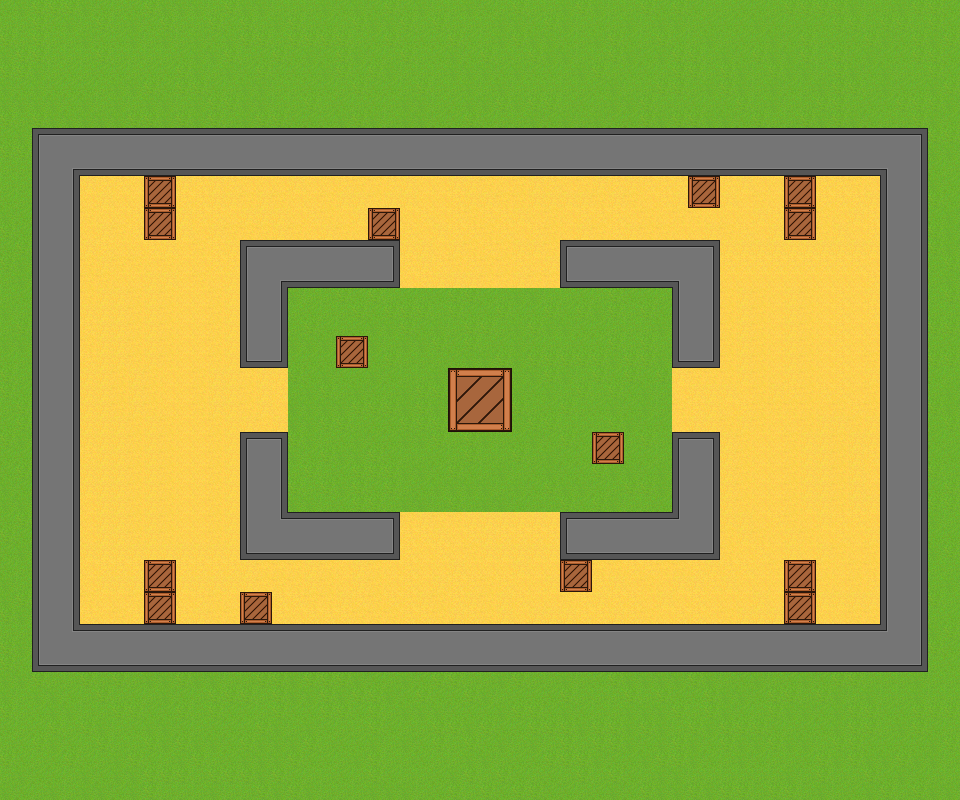

Below is a game level as drawn by its tile map, then a one-line description and the .tmx that defines it (tile-layer data replaced by summaries):
An orthogonal 60x50 tile map with 16x16 px tiles, 2 tile layers (ground, obstacles), 2 tilesets and 43 objects (23x collision_full, 10x weaponspawn, 8x spawn, 2x team).

<map version="1.0" orientation="orthogonal" renderorder="right-down" width="60" height="50" tilewidth="16" tileheight="16" nextobjectid="75">
 <properties>
  <property name="ffa" value="true" />
  <property name="name" value="The Grasspit" />
  <property name="team" value="true" />
 </properties>
 <tileset firstgid="1" name="landscapetextures" tilewidth="16" tileheight="16" tilecount="32" columns="8">
  <image source="sprites/landscapetextures.png" width="128" height="64" />
 </tileset>
 <tileset firstgid="33" name="obstaclesSheet" tilewidth="16" tileheight="16" tilecount="128" columns="16">
  <image source="sprites/obstaclesSheet.png" width="256" height="128" />
 </tileset>
 <layer name="ground" width="60" height="50">
  <data>[3000 cells, 3000 non-empty, 8 distinct tile ids]</data>
 </layer>
 <objectgroup name="spawnzones">
  <object id="25" name="Left_team" type="team" x="112" y="272" width="96" height="256">
   <properties>
    <property name="team_id" value="1" />
   </properties>
  </object>
  <object id="26" name="Right_team" type="team" x="752" y="272" width="96" height="256">
   <properties>
    <property name="team_id" value="2" />
   </properties>
  </object>
 </objectgroup>
 <objectgroup name="spawnpoints">
  <object id="13" name="spawn1" type="spawn" x="304" y="304" width="16" height="16">
   <ellipse />
  </object>
  <object id="14" name="spawn1" type="spawn" x="304" y="480" width="16" height="16">
   <ellipse />
  </object>
  <object id="15" name="spawn1" type="spawn" x="640" y="480" width="16" height="16">
   <ellipse />
  </object>
  <object id="16" name="spawn1" type="spawn" x="640" y="304" width="16" height="16">
   <ellipse />
  </object>
  <object id="21" name="spawn1" type="spawn" x="192" y="576" width="16" height="16">
   <ellipse />
  </object>
  <object id="22" name="spawn1" type="spawn" x="752" y="192" width="16" height="16">
   <ellipse />
  </object>
  <object id="23" name="spawn1" type="spawn" x="832" y="384" width="16" height="16">
   <ellipse />
  </object>
  <object id="24" name="spawn1" type="spawn" x="112" y="400" width="16" height="16">
   <ellipse />
  </object>
 </objectgroup>
 <layer name="obstacles" width="60" height="50">
  <data>[3000 cells, 756 non-empty, 47 distinct tile ids]</data>
 </layer>
 <objectgroup name="collision">
  <object id="29" name="collision" type="collision_full" x="32" y="128" width="896" height="48">
   <properties>
    <property name="collision_level" value="3" />
   </properties>
  </object>
  <object id="32" name="collision" type="collision_full" x="32" y="624" width="896" height="48">
   <properties>
    <property name="collision_level" value="3" />
   </properties>
  </object>
  <object id="33" name="collision" type="collision_full" x="32" y="176" width="48" height="448">
   <properties>
    <property name="collision_level" value="3" />
   </properties>
  </object>
  <object id="37" name="collision" type="collision_full" x="880" y="176" width="48" height="448">
   <properties>
    <property name="collision_level" value="3" />
   </properties>
  </object>
  <object id="39" name="collision" type="collision_full" x="144" y="176" width="32" height="64">
   <properties>
    <property name="collision_level" value="2" />
   </properties>
  </object>
  <object id="40" name="collision" type="collision_full" x="144" y="560" width="32" height="64">
   <properties>
    <property name="collision_level" value="2" />
   </properties>
  </object>
  <object id="41" name="collision" type="collision_full" x="240" y="592" width="32" height="64">
   <properties>
    <property name="collision_level" value="2" />
   </properties>
  </object>
  <object id="42" name="collision" type="collision_full" x="784" y="560" width="32" height="64">
   <properties>
    <property name="collision_level" value="2" />
   </properties>
  </object>
  <object id="43" name="collision" type="collision_full" x="784" y="176" width="32" height="64">
   <properties>
    <property name="collision_level" value="2" />
   </properties>
  </object>
  <object id="44" name="collision" type="collision_full" x="688" y="144" width="32" height="64">
   <properties>
    <property name="collision_level" value="2" />
   </properties>
  </object>
  <object id="47" name="collision" type="collision_full" x="368" y="208" width="32" height="32">
   <properties>
    <property name="collision_level" value="2" />
   </properties>
  </object>
  <object id="49" name="collision" type="collision_full" x="336" y="336" width="32" height="32">
   <properties>
    <property name="collision_level" value="2" />
   </properties>
  </object>
  <object id="50" name="collision" type="collision_full" x="592" y="432" width="32" height="32">
   <properties>
    <property name="collision_level" value="2" />
   </properties>
  </object>
  <object id="51" name="collision" type="collision_full" x="560" y="560" width="32" height="32">
   <properties>
    <property name="collision_level" value="2" />
   </properties>
  </object>
  <object id="54" name="collision" type="collision_full" x="240" y="240" width="160" height="48">
   <properties>
    <property name="collision_level" value="3" />
   </properties>
  </object>
  <object id="55" name="collision" type="collision_full" x="560" y="240" width="160" height="48">
   <properties>
    <property name="collision_level" value="3" />
   </properties>
  </object>
  <object id="56" name="collision" type="collision_full" x="560" y="512" width="160" height="48">
   <properties>
    <property name="collision_level" value="3" />
   </properties>
  </object>
  <object id="57" name="collision" type="collision_full" x="240" y="512" width="160" height="48">
   <properties>
    <property name="collision_level" value="3" />
   </properties>
  </object>
  <object id="58" name="collision" type="collision_full" x="240" y="288" width="48" height="80">
   <properties>
    <property name="collision_level" value="3" />
   </properties>
  </object>
  <object id="59" name="collision" type="collision_full" x="240" y="432" width="48" height="80">
   <properties>
    <property name="collision_level" value="3" />
   </properties>
  </object>
  <object id="61" name="collision" type="collision_full" x="672" y="432" width="48" height="80">
   <properties>
    <property name="collision_level" value="3" />
   </properties>
  </object>
  <object id="64" name="collision" type="collision_full" x="448" y="368" width="62" height="62">
   <properties>
    <property name="collision_level" value="2" />
   </properties>
  </object>
  <object id="74" name="collision" type="collision_full" x="672" y="288" width="48" height="80">
   <properties>
    <property name="collision_level" value="3" />
   </properties>
  </object>
 </objectgroup>
 <objectgroup name="weaponspawn">
  <object id="5" name="weaponspawn" x="464" y="320" width="32" height="32" />
  <object id="6" name="weaponspawn" x="528" y="384" width="32" height="32" />
  <object id="7" name="weaponspawn" x="464" y="448" width="32" height="32" />
  <object id="8" name="weaponspawn" x="400" y="384" width="32" height="32" />
  <object id="9" name="weaponspawn" x="464" y="208" width="32" height="32" />
  <object id="10" name="weaponspawn" x="464" y="560" width="32" height="32" />
  <object id="69" name="weaponspawn" x="832" y="192" width="32" height="32" />
  <object id="70" name="weaponspawn" x="832" y="576" width="32" height="32" />
  <object id="71" name="weaponspawn" x="96" y="576" width="32" height="32" />
  <object id="72" name="weaponspawn" x="96" y="192" width="32" height="32" />
 </objectgroup>
</map>
